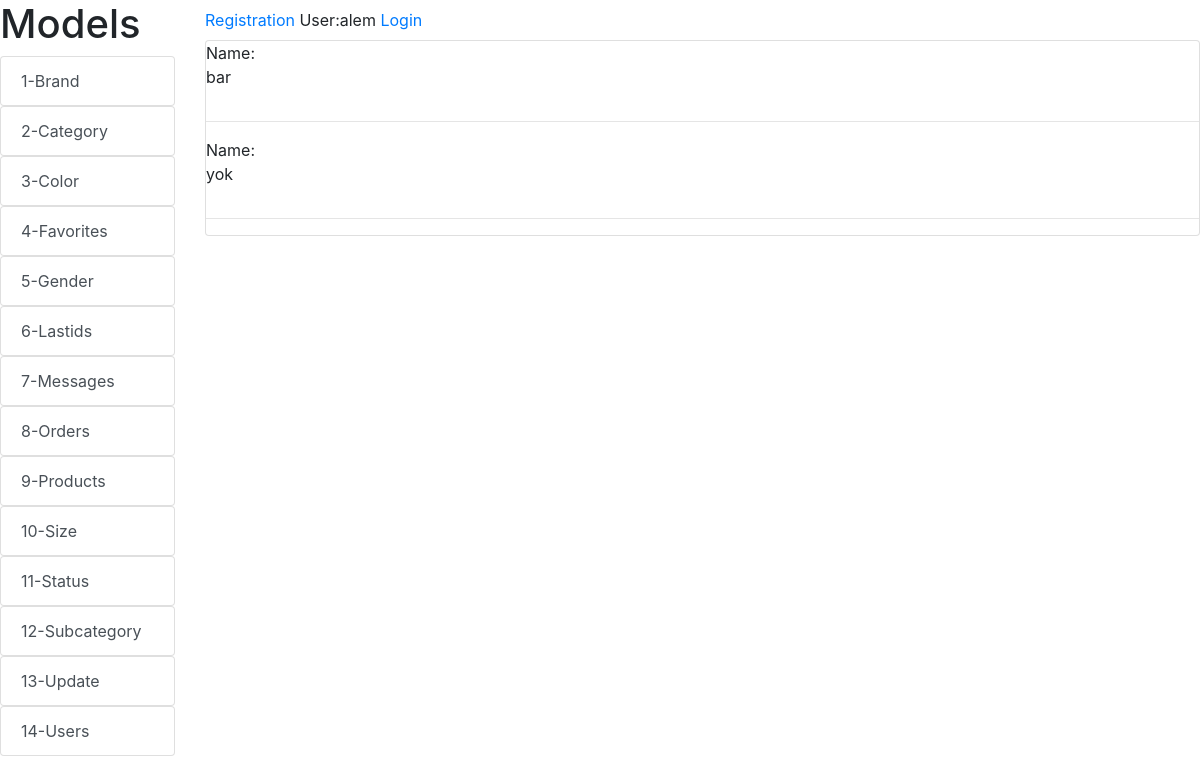
The page /status/ (signed in) on the database its author committed.
### alemsite/models.py (models this page shows, shortened)
class UserAlem(AbstractUser):
   phone = models.IntegerField(null=True)
   surname = models.TextField(max_length=100, default='')

class Status(models.Model):
    name = models.CharField(max_length=150)

### alemsite/views.py (the view)
# urls.py: path('status/', status, name='status'),
def status(request):
    status = Status.objects.all()
    return render(request, 'status/status.html', {'status':status})

### alemsite/templates/status/status.html
{% extends 'index.html'%}
{% block content %}
    {% for item in status %}
        Name:
    <p>{{ item.name }}</p>
        <hr>
    {% endfor %}
{% endblock %}

### alemsite/templates/index.html (shortened to what this page needs)
<!DOCTYPE html>
{% load static %}
<html lang="en">
<head>
    <link rel="stylesheet" href="{% static 'css/bootstrap.css' %}">
    <link rel="stylesheet" href="{% static 'css/bootstrap.min.css' %}">
    <link rel="stylesheet" href="{% static 'css/bootstrap-grid.css' %}">
    <link rel="stylesheet" href="{% static 'css/bootstrap-grid.min.css' %}">
    <link rel="stylesheet" href="{% static 'css/bootstrap-reboot.css' %}">
    <link rel="stylesheet" href="{% static 'css/bootstrap-reboot.min.css' %}">
    <link rel="stylesheet" href="{% static 'css/main-stylesheet' %}">
</head>
<body>
<div class="row">
<div class="col-md-2">
<h1>Models</h1>
<div class="list-group"><a href="{% url 'brand' %}" class="list-group-item list-group-item-action">1-Brand</a></div>
<div class="list-group"><a href="{% url 'category' %}" class="list-group-item list-group-item-action">2-Category</a></div>
<div class="list-group"><a href="{% url 'color' %}" class="list-group-item list-group-item-action">3-Color</a></div>
<div class="list-group"><a href="{% url 'favlist' %}" class="list-group-item list-group-item-action">4-Favorites</a></div>
<div class="list-group"><a href="{% url 'gender' %}" class="list-group-item list-group-item-action">5-Gender</a></div>
<div class="list-group"><a href="{% url 'lastids' %}" class="list-group-item list-group-item-action">6-Lastids</a></div>
<div class="list-group"><a href="{% url 'messages' %}" class="list-group-item list-group-item-action">7-Messages</a></div>
<div class="list-group"><a href="{% url 'orderlist' %}" class="list-group-item list-group-item-action">8-Orders</a></div>
<div class="list-group"><a href="{% url 'cat' %}" class="list-group-item list-group-item-action">9-Products</a></div>
<div class="list-group"><a href="{% url 'size' %}" class="list-group-item list-group-item-action">10-Size</a></div>
<div class="list-group"><a href="{% url 'status' %}" class="list-group-item list-group-item-action">11-Status</a></div>
<div class="list-group"><a href="{% url 'subcategory' %}" class="list-group-item list-group-item-action">12-Subcategory</a></div>
<div class="list-group"><a href="#" class="list-group-item list-group-item-action">13-Update</a></div>
<div class="list-group"><a href="{% url 'user' %}" class="list-group-item list-group-item-action">14-Users</a></div>
</div>
<div class="col-md-10">
<span class="navbar-text">
    <a href="{% url 'userRegister' %}">Registration     </a>
    {% if request.user.is_authenticated %}
        User:{{ user.username }}
    {% endif %}
</span>
<span class="navbar-text">
    <a href="{% url 'userLogin' %}">Login     </a>
</span>
<div class="card mb-3">
    {% block content %}Content{% endblock %}
</div>
</div>
</div>
</body>
</html>

### rows shown on the page
UserAlem: username "alem"
Status: name "bar"
Status: name "yok"
